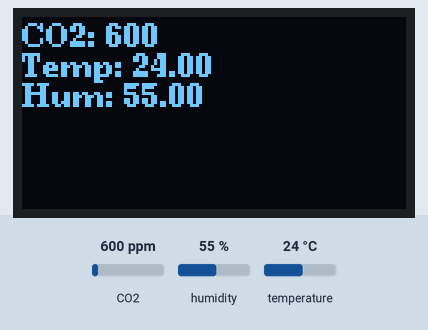
Simulated run of this sketch. Board: Arduino MKR. Parts: 128×64 one-colour display. The test bench sets the inputs (shaded band); at power-on: CO2 600 ppm, humidity 55 %, temperature 24 °C. WiFi joins after 1.5 s; servers stay silent unless stated; the local clock reads 2024-03-15 10:24:30 at power-on unless the sketch sets it; no MQTT or app messages arrive unless stated; what the sketch prints to the serial monitor is not drawn.

Above: at 17.7 s.
17.8 s: CO2 set to 452 ppm
At 21.7 s:
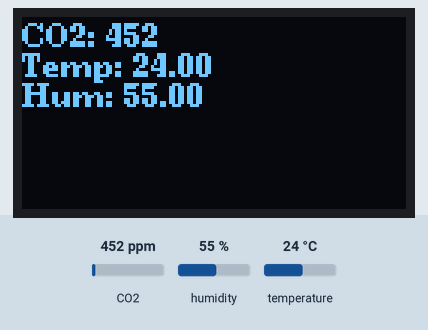
23.8 s: humidity set to 22 %
At 25.8 s:
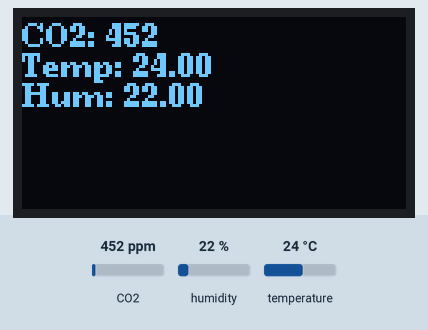
29.8 s: temperature set to 12 °C
At 34.0 s:
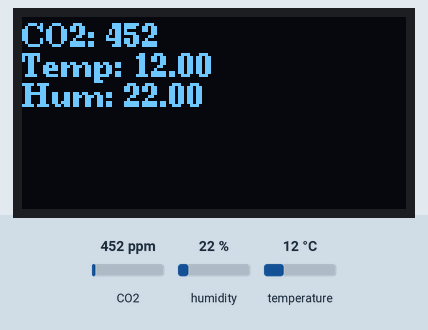
35.8 s: CO2 set to 1050 ppm
At 38.1 s:
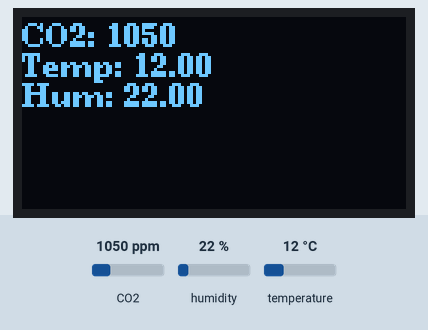
Timing chart, 0 to 39.6 s (numbered marks = the images above; inputs shaded):
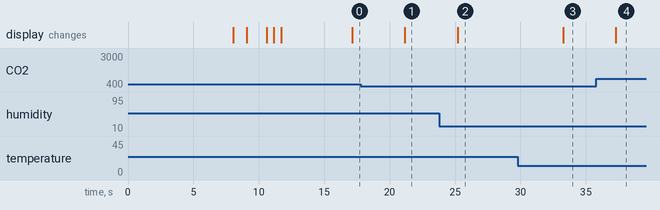

The sketch:

sensor_air.ino
```cpp
#include <MQTT.h>
#include <WiFiNINA.h>
#include <Wire.h>
#include <RTCZero.h>
#include <WiFiUdp.h>
#include "SparkFun_SCD30_Arduino_Library.h"
#include <U8g2lib.h>
#include <SPI.h>

// TODO: move the values to a config file
const char DEVICE_ID[] = "airsensor1";
const String DEVICE_TYPE = "air_sensor";
const String DEVICE_VERSION = "v0.0.1";

const char WIFI_SSID[] = "CM";
const char WIFI_PASSWORD[] = "fZohpPXggQzYCnLZL9!ZXx_ZqJ";

const char MQTT_BROKER[] = "192.168.0.43";
const int MQTT_PORT = 1883;
const char MQTT_AIR_SENSOR_TOPIC[] = "data/airsensor1/sensor/air";
const char MQTT_LWT_TOPIC[] = "device/airsensor1/lwt";
const char MQTT_LWT_MESSAGE[] = "{\"status\": false}";
const char MQTT_HANDSHAKE_TOPIC[] = "device/airsensor1/handshake";
// Devices
U8G2_SSD1306_128X64_ALT0_F_HW_I2C u8g2(U8G2_R0, U8X8_PIN_NONE);
SCD30 airSensor;

// Connections
RTCZero rtc;
WiFiClient wifiClient;
MQTTClient mqttClient;

// Function declarations
void setInternalClock(RTCZero &rtc);
void setupSCD30(SCD30 &airSensor);
void connectToWifi();
void connectToMqtt();
void publishMessage(String topic, String message);
void displayAirReads(String co2Str, String tempStr, String humStr);
void displayMessage(String message);
String createJSON(String timestamp, String temp, String hum, String co2);

// States
enum State
{
  CONNECTED,
  DISCONNECTED,
};

State state = DISCONNECTED;

void setup()
{
  Serial.begin(9600);
  u8g2.begin();
  Wire.begin();

  delay(8000);

  Serial.println("--- Beggining Setup ---");
  displayMessage("Initializing");
  delay(1000);
  displayMessage("Connecting to WiFi");
  connectToWifi();
  displayMessage("Connecting to NTP");
  setInternalClock(rtc);
  displayMessage("Connecting to MQTT");
  connectToMqtt();
  displayMessage("Done");
  delay(1000);

  setupSCD30(airSensor);
  Serial.println("--- End of Setup ---");
}

void loop()
{
  Serial.println("--- PASS START ---");
  switch (state)
  {
    case DISCONNECTED:
      if (WiFi.status() == WL_CONNECTED && mqttClient.connected())
      {
        state = CONNECTED;
      } else {
        if (airSensor.dataAvailable())
        {
          String co2 = String(airSensor.getCO2());
          String hum = String(airSensor.getHumidity());
          String temp = String(airSensor.getTemperature());
          String timestamp = String(rtc.getEpoch());

          String co2Str = "CO2: " + co2;
          String tempStr = "Temp: " + temp;
          String humStr = "Hum: " + hum;
          Serial.println("No Connection -- Printing to screen only");
          displayAirReads(co2Str, tempStr, humStr);
        }
        connectToWifi();
        setInternalClock(rtc);
        connectToMqtt();
      }
    break;
    case CONNECTED:
      if (airSensor.dataAvailable() && WiFi.status() == WL_CONNECTED && mqttClient.connected())
      {
        String co2 = String(airSensor.getCO2());
        String hum = String(airSensor.getHumidity());
        String temp = String(airSensor.getTemperature());
        String timestamp = String(rtc.getEpoch());

        String co2Str = "CO2: " + co2;
        String tempStr = "Temp: " + temp;
        String humStr = "Hum: " + hum;

        Serial.println("Connected -- Printing & Publishing");
        displayAirReads(co2Str, tempStr, humStr);
        mqttClient.loop();
        String jsonData = createJSON(timestamp, temp, hum, co2);
        publishMessage(MQTT_AIR_SENSOR_TOPIC, jsonData);
      } else{
        state = DISCONNECTED;
      }
      break;
  default:
    break;
  }
  Serial.println("--- PASS END ---");
  delay(4000);
}

void setInternalClock(RTCZero &rtc)
{
  rtc.begin();
  unsigned long epoch = 0;
  int numberOfTries = 0;
  const int maxTries = 60;

  Serial.println("Connecting to NTP server");

  while (epoch == 0 && numberOfTries < maxTries)
  {
    epoch = WiFi.getTime();
    Serial.println(numberOfTries);
    numberOfTries++;
    delay(500);
  }

  if (numberOfTries == maxTries)
  {
    Serial.println("NTP Server connection failed");
  }
  else
  {
    Serial.println("NTP Server connected ");
    rtc.setEpoch(epoch);
  }
}

void setupSCD30(SCD30 &airSensor)
{
  if (airSensor.begin() == false)
  {
    Serial.println("Air sensor not detected. Please check wiring. Freezing...");
    while (1)
      ;
  }

  Serial.println("Setting measurment interval...");
  airSensor.setMeasurementInterval(2);
  delay(200);
  Serial.println("Done!");

  Serial.println("Setting altitude...");
  airSensor.setAltitudeCompensation(13);
  delay(200);
  Serial.println("Done!");
}

void connectToWifi()
{
  Serial.print("Connecting to WiFi network ");
  Serial.println(WIFI_SSID);
  WiFi.begin(WIFI_SSID, WIFI_PASSWORD);

  int attempts = 0;
  while (attempts < 3 && WiFi.status() != WL_CONNECTED)
  {
    delay(500);
    attempts++;
  }

  if (WiFi.status() == WL_CONNECTED)
  {
    Serial.println("WiFi connected");
  }
  else
  {
    Serial.println("WiFi connection failed");
  }
}

void connectToMqtt()
{
  Serial.print("Connecting to MQTT broker at ");
  Serial.print(MQTT_BROKER);
  Serial.print(":");
  Serial.println(MQTT_PORT);

  int attempts = 0;
  mqttClient.begin(MQTT_BROKER, MQTT_PORT, wifiClient);
  mqttClient.setWill(MQTT_LWT_TOPIC, MQTT_LWT_MESSAGE, false, 1);
  while (attempts < 3 && !mqttClient.connected())
  {
    mqttClient.connect(DEVICE_ID, false);
    delay(500);
    attempts++;
  }

  if (mqttClient.connected())
  {
    Serial.println("MQTT connected");
    publishMessage(MQTT_HANDSHAKE_TOPIC, createHandshakeJSON(DEVICE_TYPE, DEVICE_VERSION));
  }
  else
  {
    Serial.println("MQTT connection failed");
  }
}
void publishMessage(String topic, String message)
{
  mqttClient.publish(topic, message);
}

void displayAirReads(String co2Str, String tempStr, String humStr)
{
    u8g2.clearBuffer();
    u8g2.setFont(u8g2_font_ncenB08_tr);
    u8g2.drawStr(0, 10, co2Str.c_str());
    u8g2.drawStr(0, 20, tempStr.c_str());
    u8g2.drawStr(0, 30, humStr.c_str());
    u8g2.sendBuffer();
}

void displayMessage(String message){
  u8g2.clearBuffer();
  u8g2.setFont(u8g2_font_ncenB08_tr);
  u8g2.drawStr(0, 10, message.c_str());
  u8g2.sendBuffer();
}

String createJSON(String timestamp, String temp, String hum, String co2) {
  String jsonData = "{\n\"timestamp\": " + timestamp +
  ",\n\"data\": {\n\"temperature\": " + temp +
  ",\n\"humidity\": " + hum +
  ",\n\"co2\": " + co2 +
  "\n}\n}";

  return jsonData;
}

String createHandshakeJSON(String deviceType, String deviceVersion) {
  String jsonData = "{\"device_type\": \"" + deviceType + "\"" +
  ",\n\"device_version\": \"" + deviceVersion + "\"" +
  "\n}";

  return jsonData;
}
```

Measured:
- after the input at 17.8 s, the display: changes after 3.4 s (image 1)
- after the input at 23.8 s, the display: changes after 1.4 s (image 2)
- after the input at 29.8 s, the display: changes after 3.5 s (image 3)
- after the input at 35.8 s, the display: changes after 1.5 s (image 4)
